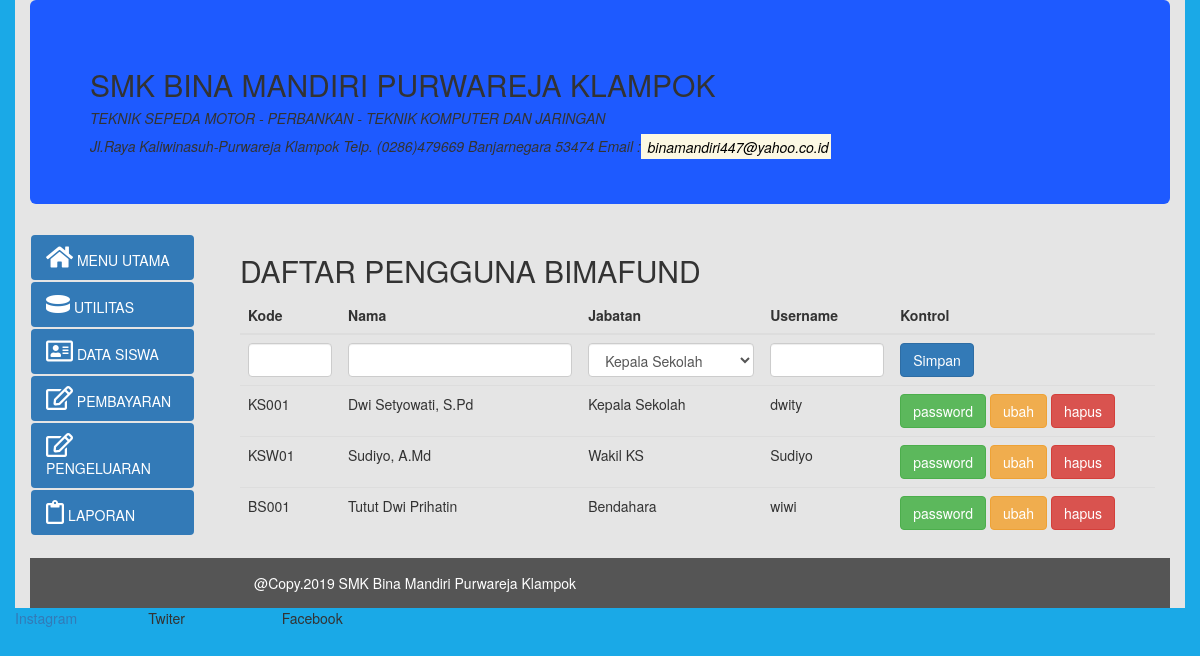
Page /?page=user&p=1 on the committed database.
### tables this page shows
CREATE TABLE `user` (
  `NIG` varchar(10) NOT NULL,
  `NAMA` varchar(30) NOT NULL,
  `JABATAN` varchar(20) NOT NULL,
  `USERNAME` varchar(20) NOT NULL,
  `PASSWORD` varchar(30) NOT NULL
);

### kelas/class.db.php (called while the page is built, shortened)
<?php
  class db
  {
    public $db_host = "localhost";
    public $db_user = "root";
    public $db_pass = "";
    public $db_name = "appkeuangan";
    function koneksi(){
      $conn = new mysqli($this->db_host, $this->db_user, $this->db_pass, $this->db_name);
      return $conn;
    }
    function tampil($kolom,$tabel,$kondisi,$urut,$baris){
      $conn = $this->koneksi();
      $sql = "SELECT $kolom FROM $tabel WHERE $kondisi ORDER BY $urut LIMIT $baris, 40";
      $res = $conn->query($sql);
      if ($res->num_rows > 0) {
        $output = array();
        while($row = $res->fetch_assoc()) {
          array_push($output,$row);
          }
          return $output;
      } else {
          return "Tidak ada hasil";
      }
    }
  }
?>

### kelas/class.user.php (called while the page is built, shortened)
<?php
 require("class.db.php");
 class user extends db
 {
	function tampilData($urut,$baris,$kondisi){
		$data = $this->tampil("*","user",$kondisi,$urut,$baris);
		return $data;
	}
	function kamusJabatan($kode){
		$jab = [
			'ks'=>"Kepala Sekolah" ,
			'wks'=>"Wakil KS",
			'bnd'=>"Bendahara",
			'wkl'=>"Wali Kelas"
		];
		return $jab[$kode];
	}
}
?>

### user/index.php (the view, shortened to what this page needs)
<?php
require "./kelas/class.user.php";
$user = new user();
?>
<div class="container-fluid">
    <div class="row">
        <div class="col-lg-12">
            <h2>DAFTAR PENGGUNA BIMAFUND</h2>
        </div>
    </div>
    <div class="row">
        <div class="col-lg-12 table-responsive">
            <table class="table table-hover table-sm">
                <thead>
                    <tr>
                        <th>Kode</th>
                        <th>Nama</th>
                        <th>Jabatan</th>
                        <th>Username</th>
                        <th>Kontrol</th>
                    </tr>
                </thead>
                <tbody>
                <tr>
                    <form action="user/aksi-user.php" method="post">
                        <td width="100">
                            <input type="text" name="nig" id="nig" class="form-control" placeholer = "KODE USER">
                        </td>
                        <td>
                            <input type="text" name="nama" id="nama" class="form-control" placeholer = "NAMA USER">
                        </td>
                        <td>
                            <select name="jabatan" id="jabatan" class="form-control">
                                <option value="ks">Kepala Sekolah</option>
                            </select>
                        </td>
                        <td width="130">
                            <input type="text" name="usernama" id="usernama" class="form-control" placeholer = "USERNAME">
                        </td>
                        <td>
                            <button type="submit" class="btn btn-primary">Simpan</button>
                        </td>
                    </form>
                </tr>
                <?php
                    $data = $user->tampilData('NAMA',0,1);
                    foreach($data AS $key=>$value):
                ?>
                    <tr>
                        <td><?=$value['NIG'];?></td>
                        <td><?=$value['NAMA'];?></td>
                        <td><?=$user->kamusJabatan($value['JABATAN']);?></td>
                        <td><?=$value['USERNAME'];?></td>
                        <td>
                            <a class="btn btn-success user-pwd">password</a>
                            <a class='btn btn-warning user-chg'>ubah</a>
                            <a class="btn btn-danger user-del"> hapus</a>
                        </td>
                    </tr>
                <?php endforeach; ?>
                </tbody>
            </table>
        </div>
    </div>
</div>

### index.php (shortened to what this page needs)
<!DOCTYPE html>
<html lang="en">
<head>
  <link rel="stylesheet" href="https://maxcdn.bootstrapcdn.com/bootstrap/3.3.7/css/bootstrap.min.css">
  <link rel="stylesheet" href="https://use.fontawesome.com/releases/v5.5.0/css/all.css">
   <body>
	<div class="container">
	<div class="jumbotron">
		<div>
		<h2> SMK BINA MANDIRI PURWAREJA KLAMPOK</h2>
		<i><h5>TEKNIK SEPEDA MOTOR - PERBANKAN - TEKNIK KOMPUTER DAN JARINGAN</h5>
				<H7>Jl.Raya Kaliwinasuh-Purwareja Klampok Telp. (0286)479669 Banjarnegara 53474 </H7>
				<H7>Email :<mark> binamandiri447@yahoo.co.id</mark><H7></i>
		</div>
	</div>
<div class="row" id="konten">
	<div class="col-lg-2"> <?php include("navbar.php");?></div>
	<div class="col-lg-10"><?php include("konten.php");?></div>
</div>
	 <footer class="container-fluid text-center">
		<div class="col-lg-8">
			@Copy.2019 SMK Bina Mandiri Purwareja Klampok</marquee></div>
		<div class="col-lg-4">
		<div class="row">
			<div class="col-md-4">
				<a href="https://www.instagram.com/explore/tags/smkbinamandiriklampok/">Instagram</a>
			</div>
			<div class="col-md-4">Twiter
			</div>
			<div class="col-md-4">Facebook</div>
		</div>
	</footer>
 </body>
</html>

### navbar.php (shortened to what this page needs)
<nav class="navbar navbar-expand-sm bg-light">
	<ul class="nav nav-pills nav-stacked">
		<li class="active">
			<a class="nav-link" href="./?page=halaman1"><i style='font-size:24px' class='fas'>&#xf015;</i>    MENU UTAMA</a>
			</li>
		<li class="active">
		  <a class="nav-link dropdown-toggle" href="#" id="navbardrop" data-toggle="dropdown">
			  <i style='font-size:24px' class='fas'>&#xf453;</i>    UTILITAS</a>
			</li>
		<li class="active">
		  <a class="nav-link" href="./?page=index-siswa&p=1"><i style='font-size:24px' class='far'>&#xf2bb;</i>  DATA SISWA</a>
			</li>
		<li class="active">
		  <a class="nav-link" href="./?page=halaman4"><i style='font-size:24px' class='far'>&#xf044;</i>  PEMBAYARAN</a>
			</li>
    <li class="active">
      <a class="nav-link" href="./?page=halaman4"><i style='font-size:24px' class='far'>&#xf044;</i>  PENGELUARAN</a>
    </li>
    <li class="active">
      <a class="nav-link dropdown-toggle" href="#" id="navbardrop" data-toggle="dropdown">
		  <i style='font-size:24px' class='far'>&#xf328;</i> LAPORAN
      </a>
    </li>
 </ul>
</nav>

### konten.php (shortened to what this page needs)
<?php
	$page=$_GET['page'];
	switch($page){
		case 'user' : include("user/index.php"); break;
	}
?>

### index.php (style rules this page uses)
html,body { background-color:#1AA9E7 }
.container { background-color:#E5E5E5 }
.jumbotron { background-color:#1E5AFF }
#konten { height: auto; }
footer { background-color: #555; color: white; padding: 15px; }

### rows in the picture
user: NIG "KS001", NAMA "Dwi Setyowati, S.Pd", JABATAN "Kepala Sekolah", USERNAME "dwity"
user: NIG "KSW01", NAMA "Sudiyo, A.Md", JABATAN "Wakil KS", USERNAME "Sudiyo"
user: NIG "BS001", NAMA "Tutut Dwi Prihatin", JABATAN "Bendahara", USERNAME "wiwi"
